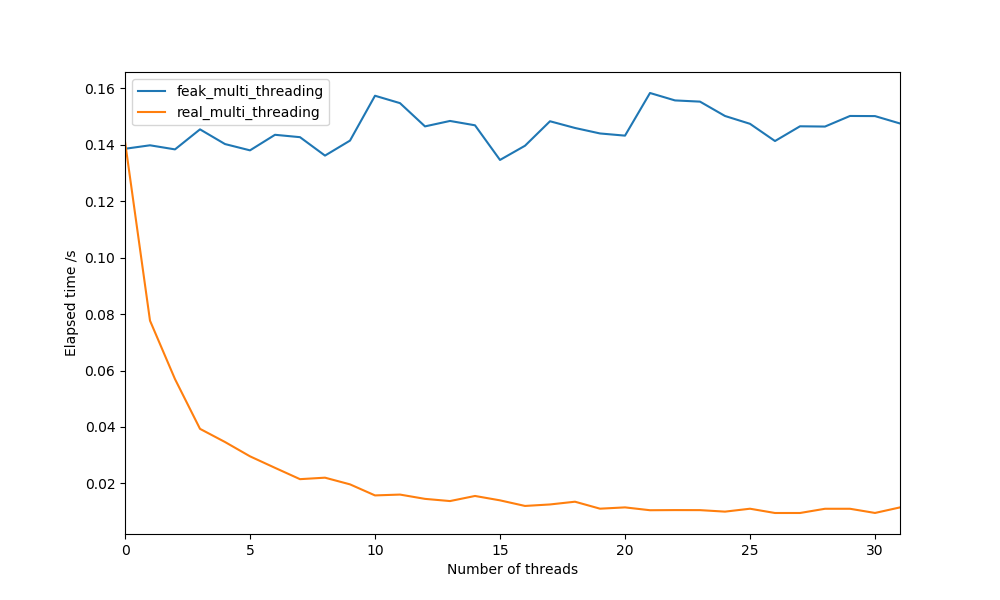

Python code for this plot:
import threading
import time
import pandas as pd 
import matplotlib.pyplot as plt 

def feak_thread_function():
    global current_iteration
    while current_iteration < num_iterations: # 第一次验证
        with lock:
            if current_iteration < num_iterations: # 第二次验证
                iteration = current_iteration
                current_iteration += 1
                # using iteration
                # Long running time code 
                time.sleep(0.001)

def real_thread_function():
    global current_iteration
    while current_iteration < num_iterations: # 第一次验证
        with lock:
            if current_iteration < num_iterations: # 第二次验证
                iteration = current_iteration
                current_iteration += 1
            else:
                break

        # using iteration
        # Long running time code 
        time.sleep(0.001)

        with lock:
            pass

stats = {}

times_of_real = []
for num_threads in range(1, 33):
    num_iterations = 100
    current_iteration = 0
    lock = threading.Lock()
    threads = []
    tic = time.time()

    for i in range(num_threads):
        t = threading.Thread(target=real_thread_function)
        threads.append(t)
    for t in threads:
        t.start()
    for t in threads:
        t.join()
    toc = time.time()
    times_of_real.append(toc-tic)

times_of_feak = []
for num_threads in range(1, 33):
    num_iterations = 100
    current_iteration = 0
    lock = threading.Lock()
    threads = []

    tic = time.time()
    for i in range(num_threads):
        t = threading.Thread(target=feak_thread_function)
        threads.append(t)
    for t in threads:
        t.start()
    for t in threads:
        t.join()
    toc = time.time()
    times_of_feak.append(toc-tic)

stats["real_multi_threading"] = times_of_real
stats["feak_multi_threading"] = times_of_feak

fig = plt.figure(figsize=(10, 6))
ax = plt.subplot(111)
pd.DataFrame(stats).plot(ax=ax)
plt.xlabel("Number of threads")
plt.ylabel("Elapsed time /s")
# plt.show()
fig.savefig("compare.png")